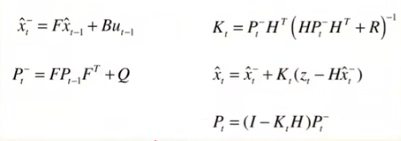
//> input picture openCV/Kalman_Filter.png, 401 x 141 px, given in place of real01.mp4, which was not available
$ ./convex_judge   (built with g++ and OpenCV 4)
//> lines starting //> are read from the running program, lines starting //| are printed output that depends on the picture; after the words box and inside, x2 and y2 are one past the last pixel; in counts of white or black regions, pixels touching at a corner belong together; pictures that were not available may be replaced by others from this repository, and a replacement may not be noted
#include<random>
#include<opencv2/opencv.hpp>
#include<cmath>
#include<iostream>
#include<vector>
#include<chrono>
//g++-13 convex_judge.cpp -o convex_judge $(pkg-config --cflags --libs opencv4)
using namespace std;
using namespace cv;

// HARRIS,HOUGH,CONTOUR只能开一个
#define USING_HARRIS false
#define USING_HOUGH false
#define USING_CONTOUR true
#define USING_CONVEX true

int GRN(int,int);
Mat Find_ConvexHull(Mat&,int,int,const std::vector<Point>&);
VideoCapture get_videoINFO(std::string,double&,int&,int&,int&);
// int video_cap(VideoCapture&,Mat&);

int main(){
  int frame_total = 0;
  int frame_count = 0;
  int height = 0;
  int width = 0;
  double fps;
  std::string video_path = "./real01.mp4";
  Mat ori_img_src,img_src;
  Mat edge_img;
  VideoCapture cap = get_videoINFO(video_path,fps,height,width,frame_total);
  std::vector<Point2f> con_pts;
  Mat convex_back(Size(width,height),0,CV_8UC1);
  Mat corner_img = convex_back.clone();
  // Mat background(Size(width,height),0,CV_8UC1);

  int rate = 1000/fps;


  if(!cap.isOpened()){
      cout << "视频打不开" << endl;
      return 0;
  }

  cout << video_path << "中共有" << frame_total << "张图片" << endl;
  while(true){
    auto start = std::chrono::steady_clock::now();
    try{
      cap >> ori_img_src;
//> ori_img_src is the input picture: 141 rows x 401 cols, CV_8UC3; mean B, G, R 247.6, 247.9, 248.3
    }catch(const cv::Exception& e){
      cerr << "图片为空"
           << "共输出帧数：" << frame_count
           << e.what();
      break;
    }
    //高斯滤波
    convex_back.setTo(Scalar(0));
    corner_img.setTo(Scalar(0));
    con_pts.clear();
    if(ori_img_src.empty()){
      cout << "图片为空\n"
           << "共输出帧数：" << frame_count << endl;
      break;
    }
    GaussianBlur(ori_img_src, img_src, Size(0,0), 1.5);
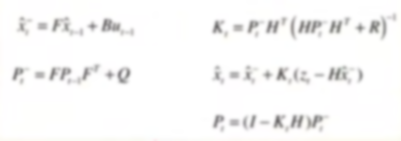
//> img_src: 141 rows x 401 cols, CV_8UC3; mean B, G, R 247.7, 248, 248.4
    // Canny边缘检测
    Canny(
      img_src,
      edge_img,
      50,
      150
    );
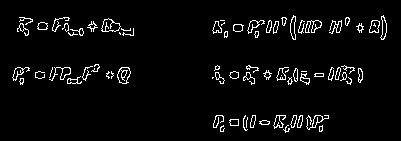
//> edge_img: 141 rows x 401 cols, CV_8UC1; 4.2% white in thin lines or dots, all inside (x1, y1, x2, y2) = (12, 15, 387, 133)
    if(USING_HARRIS){
      cv::goodFeaturesToTrack(
        edge_img,
        con_pts,
        1000,
        0.01,
        10
      );\
      for(auto& pt:con_pts){
      circle(corner_img,pt,1,255,-1);
    }
    }
    if(USING_HOUGH){
      std::vector<Vec4i> Hough_line;
      HoughLinesP(edge_img,Hough_line,1,CV_PI/180,40,20,30);
      for(auto& l:Hough_line){
        Point pt1,pt2;
        pt1.x = l[0];
        pt1.y = l[1];
        pt2.x = l[2];
        pt2.y = l[3];
        circle(corner_img,pt1,3,255,-1);
        circle(corner_img,pt2,3,255,-1);
        con_pts.emplace_back(pt1);
        con_pts.emplace_back(pt2);
        line(
          corner_img,
          pt1,
          pt2,
          Scalar(255),
          1,
          LINE_AA,
          0
        );
      }
    }
    if(USING_CONTOUR){
      std::vector<std::vector<Point>> contour_vec,valid_pts;
      std::vector<Vec4i> hierachy;
      findContours(edge_img,contour_vec,hierachy,cv::RETR_EXTERNAL,cv::CHAIN_APPROX_SIMPLE);
//> contour_vec = 74 contours, 34 with area under 20; largest, box (x1, y1, x2, y2) and area: (101, 18, 121, 32) 168, (117, 67, 131, 84) 156, (305, 20, 322, 33) 106, (369, 20, 380, 33) 94, (290, 15, 296, 40) 84
      int c_area;
      for(const auto& c:contour_vec){
        c_area = contourArea(c);
        if( c_area > 50){
          valid_pts.emplace_back(c);
          for(const auto p:c){
            circle(corner_img,p,1,255,-1);
            con_pts.emplace_back(p);
          }
          if(USING_CONVEX){
            convex_back = Find_ConvexHull(convex_back,height,width,c);
          }
        }
      }
//> this loop made 74 passes
//> c_area on passes 4, 5, 7, 8, 9, 10, 11, 18, 19, 20, 21, 22: 32, 50, 78, 41, 41, 70, 42, 44, 25, 43, 21, 28
//| 凸包点数：9
//| 凸包点数：8
//| 凸包点数：6
//| 凸包点数：13
//| 凸包点数：9
//| 凸包点数：9
//| 凸包点数：8
//| 凸包点数：9
//> (output is shown up to pass 57 of 74)
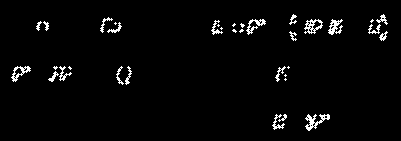
//> corner_img: 141 rows x 401 cols, CV_8UC1; 2.7% white in thin lines or dots, all inside (x1, y1, x2, y2) = (11, 14, 388, 131)
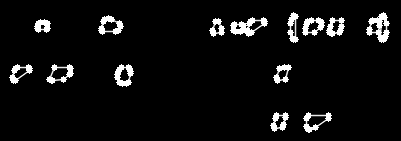
//> convex_back: 141 rows x 401 cols, CV_8UC1; min 0, max 255, mean 14.2
//> after the loop, con_pts = 480 Points (x, y), first 12: [308, 115], [308, 116], [306, 118], [307, 119], [307, 125], [306, 126], [307, 127], [307, 128], [308, 129], [309, 129], [309, 128], [310, 127]
    }
    cout << (USING_CONTOUR ? "轮廓点数:":"角点数:") << con_pts.size() << endl;
//| 轮廓点数:480
    if(con_pts.size()==0) continue;
    cout << "第" << frame_count+1 << "帧" << endl;
    imshow("edge",edge_img);
    imshow("corner",corner_img);
    if(USING_CONVEX) imshow("ConvexHull",convex_back);
    waitKey(rate);
    frame_count++;
    auto end = std::chrono::steady_clock::now();
    auto duration = std::chrono::duration_cast<std::chrono::milliseconds>(end-start);
    cout << "性能：" << duration.count() << " ms" <<endl;
    cout << "--------" << endl;
  //Rect rect_poly(Point(),Point());
  }

  return 0;
}
int GRN(int min,int max){
  static std::random_device rd;
  static std::mt19937 gen(rd());
  std::uniform_int_distribution dist(min,max);
  return dist(gen);
}
double line_pt_dist(double k,double b,Point pt){
  return abs(k*pt.x-pt.y+b)/sqrt(pow(k,2)+1);
}
Mat Find_ConvexHull(Mat& convex_back,int height,int width,const std::vector<Point>& con_pts){
  std::vector<Point> out_pts;
  convexHull(con_pts,out_pts);
  int count = 0;
  for(auto &pt:out_pts){
    circle(convex_back,pt,3,255,-1);
    count++;
  }
  std::cout << "凸包点数：" << count << endl;
  for(int i=0;i<out_pts.size();i++){
    Point start = out_pts.at(i);
    Point termination = (i==out_pts.size()-1) ? out_pts.front() : out_pts.at(i+1);
    line(
      convex_back,
      start,
      termination,
      Scalar(255),
      1,
      LINE_AA,
      0
    );
  }
  return convex_back;
}
VideoCapture get_videoINFO(std::string video_path,double& fps,int& height,int& width,int& frame_total){
    VideoCapture cap(video_path);
    fps = cap.get(CAP_PROP_FPS);
    height = cap.get(CAP_PROP_FRAME_HEIGHT);
    width = cap.get(CAP_PROP_FRAME_WIDTH);
    frame_total = cap.get(CAP_PROP_FRAME_COUNT);
    cout << "帧率:" << fps
         << "\nheight:" << height
         << "\nwidth:" << width
         << "\n总帧数:" << frame_total << endl;
    return cap;
}
